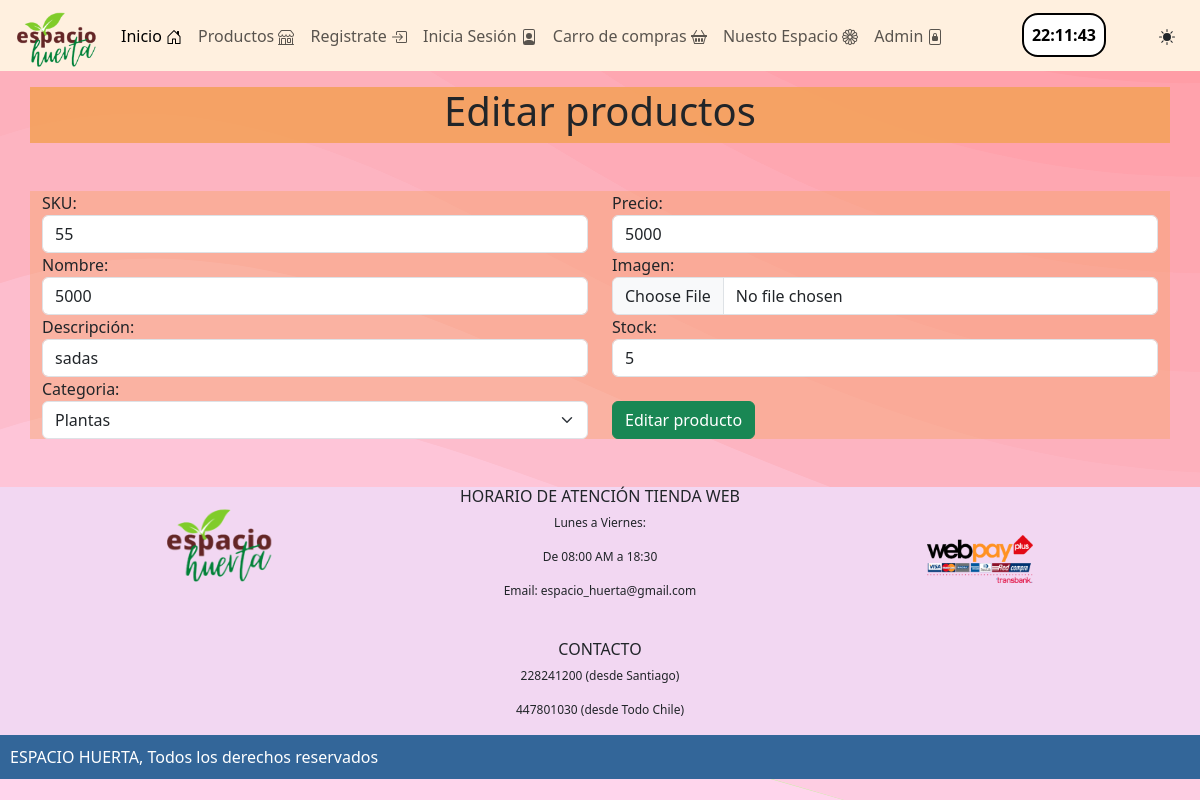
The app's page /editarProducto/55 with its own data.
### apps/Shop/models.py (models this page shows, shortened)
class Producto(models.Model):
    sku = models.IntegerField(primary_key=True)
    precio = models.IntegerField()
    nombre = models.CharField(max_length=50)
    imagen = models.ImageField(upload_to="imagenesProducto")
    descripcion = models.CharField(max_length=200)
    stock = models.IntegerField()
    fechaAgregar = models.DateField(auto_now_add=True)
    categoria_id = models.ForeignKey(Categoria, on_delete=models.CASCADE)

class Categoria(models.Model):
    id_categoria = models.AutoField(primary_key=True)
    nombre = models.CharField(max_length=20)

### apps/Shop/views.py (the view)
# urls.py: path('editarProducto/<sku>', views.cargarEditarProducto, name='editarProducto'),
def cargarEditarProducto(request, sku):
    producto = Producto.objects.get(sku=sku)
    categorias = Categoria.objects.all()
    return render(request, "editarProducto.html", {"prod": producto, "cate": categorias})

### apps/Shop/templates/editarProducto.html (shortened to what this page needs)
{% extends './base.html' %}
{% load static %}
{% block head %}
    <link rel="stylesheet" href="{% static 'css/style.css' %}">
{% endblock %}
{% block body %}
<div style="background-color: #f5a15de9;" class="container mt-3 d-flex flex-column align-items-center">
    <h1>Editar productos</h1>
</div>
    <div style="background-color: #f5a15d5f;" class="container mb-5 mt-5">
        <form id="formEditarProducto" action="/editarProductoForm" method="POST" enctype="multipart/form-data"> {% csrf_token %}
            <div class="row">
                <div class="col-md-6">
                    <label for="txtSku">SKU:</label>
                    <input value="{{prod.sku}}" name="txtSku" id="txtSku" class="form-control" type="text">
                </div>
                <div class="col-md-6">
                    <label for="txtPrecio">Precio:</label>
                    <input value="{{prod.precio}}" name="txtPrecio" id="txtPrecio" class="form-control" type="text">
                </div>
                <div class="col-md-6">
                    <label for="txtNombre">Nombre:</label>
                    <input value="{{prod.precio}}" name="txtNombre" id="txtNombre" class="form-control" type="text">
                </div>
                <div class="col-md-6">
                    <label for="txtImagen">Imagen:</label>
                    <input name="txtImagen" id="txtImagen" class="form-control" type="file">
                </div>
                <div class="col-md-6">
                    <label for="txtDescripcion">Descripción:</label>
                    <input value="{{prod.descripcion}}" name="txtDescripcion" id="txtDescripcion" class="form-control" type="text">
                </div>
                <div class="col-md-6">
                    <label for="txtStock">Stock:</label>
                    <input value="{{prod.stock}}" name="txtStock" id="txtStock" class="form-control" type="text">
                </div>
                <div class="col-md-6">
                    <label for="txtSku">Categoria:</label>
                    <select name="cmbCategoria" id="cmbCategoria" class="form-select" aria-label="Default select example">
                        {% for i in cate %}
                        <option value="{{i.id_categoria}}" {% if i.id_categoria == prod.categoria_id.id_categoria %} selected {% endif %} >{{i.nombre}}</option>
                        {% endfor %}
                      </select>
                </div>
                <div class="col-md-6 align-self-end">
                    <button class="btn btn-success">Editar producto</button>
                </div>
            </div>
        </form>
    </div>
{% endblock %}

### apps/Shop/static/css/style.css (style rules this page uses)
body { background-color: #B1FF8A; background-attachment: fixed; background-size: cover; }

### records on screen
Producto: txtSku "55", txtPrecio "5000", txtNombre "5000", txtDescripcion "sadas", txtStock "5", cmbCategoria "Plantas"
